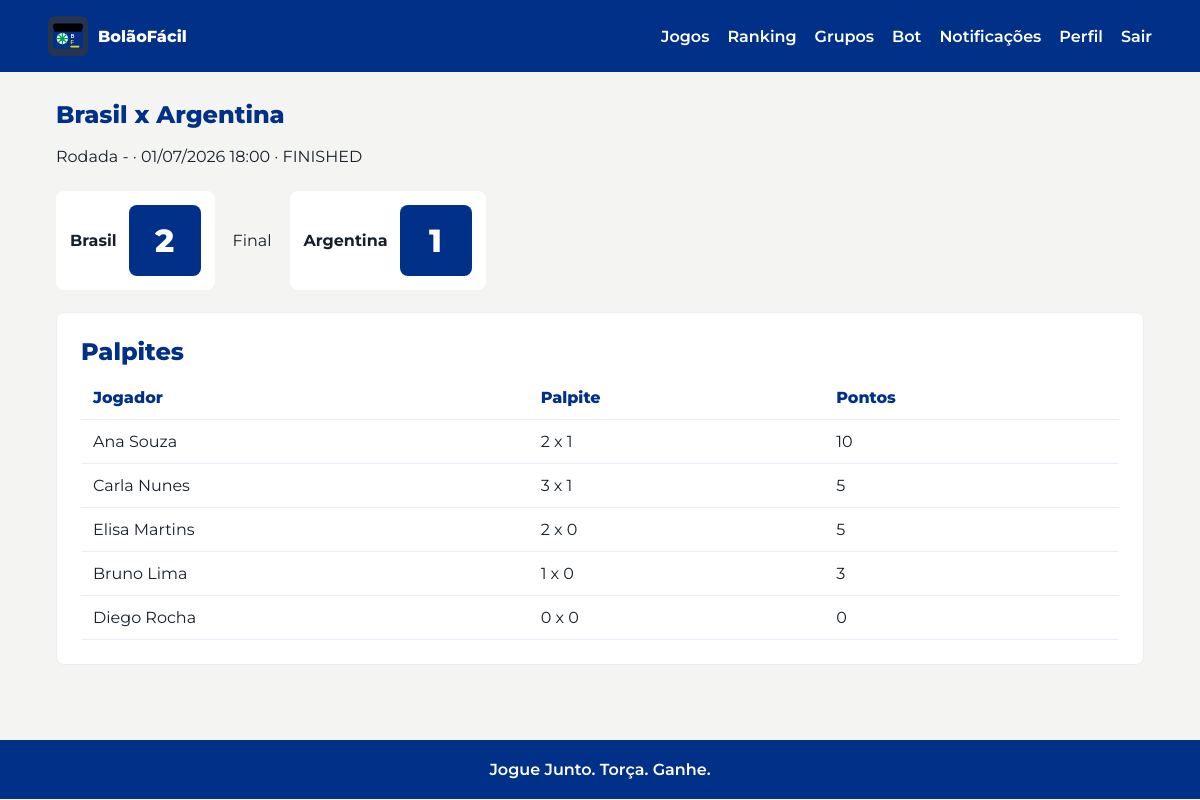
The app's page /games/1 (signed in) with its own data.
### tables this page shows
CREATE TABLE games (
    id INTEGER PRIMARY KEY AUTOINCREMENT,
    pool_id INTEGER NOT NULL,
    home_team TEXT NOT NULL,
    away_team TEXT NOT NULL,
    match_datetime TEXT NOT NULL,
    home_score INTEGER,
    away_score INTEGER,
    status TEXT NOT NULL DEFAULT 'scheduled' CHECK (status IN ('scheduled', 'live', 'in_progress', 'finished', 'cancelled')),
    created_at TEXT NOT NULL DEFAULT CURRENT_TIMESTAMP,
    updated_at TEXT NOT NULL DEFAULT CURRENT_TIMESTAMP, external_match_id INTEGER, competition_code TEXT, competition_name TEXT, matchday INTEGER, home_crest TEXT, away_crest TEXT, api_status TEXT, last_synced_at TEXT,
    FOREIGN KEY (pool_id) REFERENCES pools(id) ON DELETE CASCADE
);

CREATE TABLE bets (
    id INTEGER PRIMARY KEY AUTOINCREMENT,
    user_id INTEGER NOT NULL,
    game_id INTEGER NOT NULL,
    predicted_home_score INTEGER NOT NULL CHECK (predicted_home_score >= 0),
    predicted_away_score INTEGER NOT NULL CHECK (predicted_away_score >= 0),
    points_earned INTEGER NOT NULL DEFAULT 0,
    created_at TEXT NOT NULL DEFAULT CURRENT_TIMESTAMP,
    updated_at TEXT NOT NULL DEFAULT CURRENT_TIMESTAMP,
    FOREIGN KEY (user_id) REFERENCES users(id) ON DELETE CASCADE,
    FOREIGN KEY (game_id) REFERENCES games(id) ON DELETE CASCADE,
    UNIQUE (user_id, game_id)
);

CREATE TABLE users (
    id INTEGER PRIMARY KEY AUTOINCREMENT,
    name TEXT NOT NULL,
    email TEXT NOT NULL UNIQUE,
    whatsapp_phone TEXT,
    password_hash TEXT NOT NULL,
    created_at TEXT NOT NULL DEFAULT CURRENT_TIMESTAMP
, role TEXT NOT NULL DEFAULT 'user', notifications_enabled INTEGER NOT NULL DEFAULT 1);

### controllers/game_controller.py (the view)
@game_bp.route("/games/<int:game_id>")
@login_required
def game_detail(game_id):
    game = Game.get_by_id(game_id)
    if game is None:
        return jsonify({"error": ApiMessages.GAME_NOT_FOUND}), 404
    ranking = Score.get_ranking(game["pool_id"])
    bets = _db().execute(
        """
        SELECT bets.*, users.name
          FROM bets
          JOIN users ON users.id = bets.user_id
         WHERE bets.game_id = ?
         ORDER BY bets.points_earned DESC, users.name
        """,
        (game_id,),
    ).fetchall()
    return render_template(
        "games/detail.html",
        game=game,
        ranking=ranking,
        bets=bets,
        format_match_time=format_match_time,
        match_status_label=match_status_label,
    )

### app.py (called while the page is built)
def get_db():
    if "db" not in g:
        database_url = current_app_config()["DATABASE_URL"]
        database_path = Path(database_url)
        database_path.parent.mkdir(parents=True, exist_ok=True)
        g.db = sqlite3.connect(database_path)
        g.db.row_factory = sqlite3.Row
        g.db.execute("PRAGMA foreign_keys = ON")
    return g.db

def current_app_config():
    from flask import current_app
    return current_app.config

@login_manager.user_loader
def load_user(user_id):
    return User.get_by_id(user_id)

### controllers/game_controller.py (called while the page is built)
def _db():
    from app import get_db
    return get_db()

### models/game.py (called while the page is built)
def _db():
    from app import get_db
    return get_db()

    @staticmethod
    def get_by_id(game_id):
        return _db().execute("SELECT * FROM games WHERE id = ?", (game_id,)).fetchone()

### models/score.py (called while the page is built)
def _db():
    from app import get_db
    return get_db()

    @staticmethod
    def get_ranking(pool_id):
        return _db().execute(
            """
            SELECT users.id AS user_id,
                   users.name,
                   users.email,
                   COALESCE(scores.total_points, 0) AS total_points,
                   COUNT(bets.id) AS bets_count
              FROM pool_members
              JOIN users ON users.id = pool_members.user_id
              LEFT JOIN scores ON scores.user_id = users.id AND scores.pool_id = pool_members.pool_id
              LEFT JOIN games ON games.pool_id = pool_members.pool_id
              LEFT JOIN bets ON bets.user_id = users.id AND bets.game_id = games.id
             WHERE pool_members.pool_id = ?
             GROUP BY users.id, users.name, users.email, scores.total_points
             ORDER BY total_points DESC, users.name ASC
            """,
            (pool_id,),
        ).fetchall()

### models/user.py (called while the page is built)
def _db():
    from app import get_db
    return get_db()

    @property
    def is_admin(self):
        return self.role == "admin"

    @classmethod
    def from_row(cls, row):
        if row is None:
            return None
        return cls(
            id=row["id"],
            name=row["name"],
            email=row["email"],
            whatsapp_phone=row["whatsapp_phone"],
            password_hash=row["password_hash"],
            created_at=row["created_at"],
            role=row["role"] if "role" in row.keys() else "user",
            notifications_enabled=row["notifications_enabled"] if "notifications_enabled" in row.keys() else 1,
        )

### templates/games/detail.html (shortened to what this page needs)
{% extends "base.html" %}
{% block content %}
<section class="content-head">
  <h1>{{ game.home_team }} x {{ game.away_team }}</h1>
  {% set match_time = format_match_time(game.match_datetime) %}
  <p>Rodada {{ game.matchday or "-" }} · {{ match_time.date }} {{ match_time.time }} · {{ match_status_label(game.status, game.api_status) }}</p>
</section>
<section class="match-board">
  <div class="team-score">
    <strong>{{ game.home_team }}</strong>
    <div class="score-box">{{ game.home_score if game.home_score is not none else "-" }}</div>
  </div>
  <span>Final</span>
  <div class="team-score">
    <strong>{{ game.away_team }}</strong>
    <div class="score-box">{{ game.away_score if game.away_score is not none else "-" }}</div>
  </div>
</section>
<section class="table-shell">
  <h2>Palpites</h2>
  <table>
    <thead><tr><th>Jogador</th><th>Palpite</th><th>Pontos</th></tr></thead>
    <tbody>
      {% for bet in bets %}
        <tr><td>{{ bet.name }}</td><td>{{ bet.predicted_home_score }} x {{ bet.predicted_away_score }}</td><td>{{ bet.points_earned }}</td></tr>
      {% else %}
        <tr><td colspan="3">Nenhum palpite registrado.</td></tr>
      {% endfor %}
    </tbody>
  </table>
</section>
{% endblock %}

### static/css/main.css (style rules this page uses)
:root { --green: #00A651; --green-dark: #007A3D; --yellow: #FFD700; --blue-dark: #003087; --blue: #1A55A0; --blue-light: #E8EEF8; --gray-light: #F4F4F2; --gray-dark: #9B9B9B; --white: #FFFFFF; --ink: #17202A; }
* { box-sizing: border-box; }
body { margin: 0; background: var(--gray-light); color: var(--ink); font-family: "Montserrat", Arial, sans-serif; }
.auth-panel, .side-form, .table-shell, .chat-shell { background: var(--white); border: 1px solid var(--blue-light); border-radius: 8px; padding: 24px; }
h1, h2 { color: var(--blue-dark); font-weight: 800; margin: 0 0 10px; }
p { line-height: 1.5; }
.content-head { margin-bottom: 22px; }
.match-board { align-items: center; display: flex; flex-wrap: wrap; gap: 18px; margin-bottom: 22px; }
.team-score { align-items: center; background: var(--white); border-radius: 8px; display: flex; gap: 12px; padding: 14px; }
.score-box { background: var(--blue-dark); border-radius: 8px; color: var(--white); font-size: 2rem; font-weight: 800; min-width: 72px; padding: 16px; text-align: center; }
table { border-collapse: collapse; width: 100%; }
th, td { border-bottom: 1px solid var(--blue-light); padding: 12px; text-align: left; }
th { color: var(--blue-dark); font-weight: 800; }

### records on screen
games: home_team "Brasil", away_team "Argentina", status "FINISHED", home_score "2", away_score "1"
bets: name "Ana Souza", predicted_home_score "2", predicted_away_score "1", points_earned "10"
bets: name "Carla Nunes", predicted_home_score "3", predicted_away_score "1", points_earned "5"
bets: name "Elisa Martins", predicted_home_score "2", predicted_away_score "0", points_earned "5"
bets: name "Bruno Lima", predicted_home_score "1", predicted_away_score "0", points_earned "3"
bets: name "Diego Rocha", predicted_home_score "0", predicted_away_score "0", points_earned "0"

### other values on screen
{{ brand_name }} "BolãoFácil"
{{ game.matchday or "-" }} "-"
{{ match_time.date }} "01/07/2026"
{{ match_time.time }} "18:00"
{{ brand_slogan }} "Jogue Junto. Torça. Ganhe."
